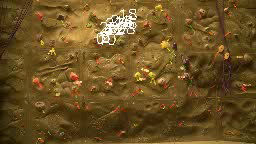
#> input picture frame 27 of video_viz.mp4, 256 x 144 px, given in place of ryan_no_rope.MP4, which was not available
$ python optical_flow.py   (Python 2 division)
#> lines starting #> are read from the running program, lines starting #| are printed output that depends on the picture; pictures that were not available may be replaced by others from this repository, and a replacement may not be noted
import cv2
import numpy as np
import cv2.cv as cv

SCALE = 0.2

cap = cv2.VideoCapture('./Media/vid/ryan_no_rope.MP4')

# video writer
fourcc = cv.CV_FOURCC('m', 'p', '4', 'v') # note the lower case
width = int(cap.get(cv.CV_CAP_PROP_FRAME_WIDTH) * SCALE)
height = int(cap.get(cv.CV_CAP_PROP_FRAME_HEIGHT) * SCALE)
video = cv2.VideoWriter('video_opt.mp4',fourcc,30,(width,height))


# Note: questionable
def filterImage(frame):
    frame = cv2.resize(frame, (0,0), fx=SCALE, fy=SCALE)
    frame = cv2.cvtColor(frame,cv2.COLOR_BGR2GRAY)
    mean, stddev = cv2.meanStdDev(frame)
    frame = cv2.subtract(frame, mean)
    frame = cv2.normalize(frame,None,0,255,cv2.NORM_MINMAX)
    return frame

ret, frame1 = cap.read()
#> frame1 is the input picture: shape (144, 256, 3); mean B, G, R 35.2, 81.4, 108.3
frame1 = cv2.resize(frame1, (0,0), fx=SCALE, fy=SCALE)
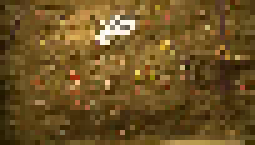
#> frame1: shape (29, 51, 3) (shown 5 times larger); mean B, G, R 35.7, 82, 108.9
prvs = cv2.cvtColor(frame1,cv2.COLOR_BGR2GRAY)
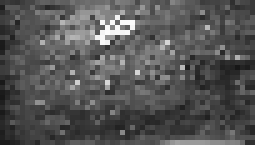
#> prvs: shape (29, 51) (shown 5 times larger); min 23, max 254, mean 84.7
hsv = np.zeros_like(frame1)
hsv[...,1] = 255


framecount = 0
while(1):
    framecount += 1
    if framecount % 10 == 0:
        print framecount

    ret, frame2 = cap.read()
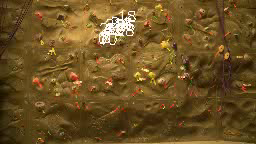
#> input picture frame 28 of video_viz.mp4, 256 x 144 px, given in place of ryan_no_rope.MP4, which was not available
#> frame2 is the input picture: shape (144, 256, 3); mean B, G, R 35.2, 81.3, 108.5
    frame2 = cv2.resize(frame2, (0,0), fx=SCALE, fy=SCALE) #filterImage(frame2)
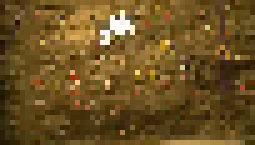
#> frame2: shape (29, 51, 3) (shown 5 times larger); mean B, G, R 35.6, 81.9, 108.9
    next = cv2.cvtColor(frame2,cv2.COLOR_BGR2GRAY)
    # prev, next, pyr_scale, levels, winsize, iterations, poly_n, poly_sigma, flags[, flow]
#> (the run stopped early here; a loop or call above may not have finished)

$ run again, starting later in the video
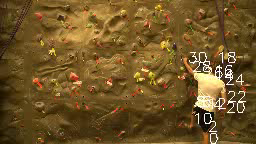
#> input picture frame 125 of video_viz.mp4, 256 x 144 px, given in place of ryan_no_rope.MP4, which was not available
#> frame1 is the input picture: shape (144, 256, 3); mean B, G, R 38.2, 84.8, 112.2
#> frame1: shape (29, 51, 3)
#> `prvs = cv2.cvtColor(frame1,cv2.COLOR_BGR2GRAY)`:
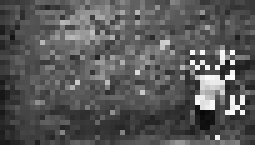
#> prvs: shape (29, 51) (shown 5 times larger); min 8, max 251, mean 88
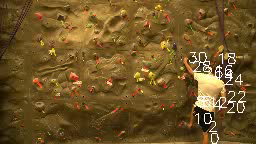
#> input picture frame 126 of video_viz.mp4, 256 x 144 px, given in place of ryan_no_rope.MP4, which was not available
#> frame2 is the input picture: shape (144, 256, 3); mean B, G, R 38.2, 84.7, 112.1
#> frame2: shape (29, 51, 3)

$ run again, starting later in the video
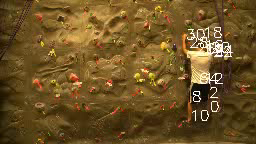
#> input picture frame 223 of video_viz.mp4, 256 x 144 px, given in place of ryan_no_rope.MP4, which was not available
#> frame1 is the input picture: shape (144, 256, 3); mean B, G, R 36.8, 82.6, 109.5
#> frame1: shape (29, 51, 3)
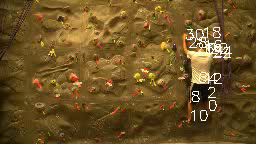
#> input picture frame 224 of video_viz.mp4, 256 x 144 px, given in place of ryan_no_rope.MP4, which was not available
#> frame2 is the input picture: shape (144, 256, 3); mean B, G, R 36.7, 82.6, 109.6
#> frame2: shape (29, 51, 3)
#> `next = cv2.cvtColor(frame2,cv2.COLOR_BGR2GRAY)`:
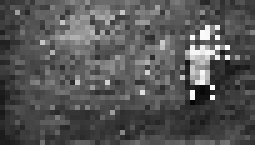
#> next: shape (29, 51) (shown 5 times larger); min 5, max 251, mean 85.2
